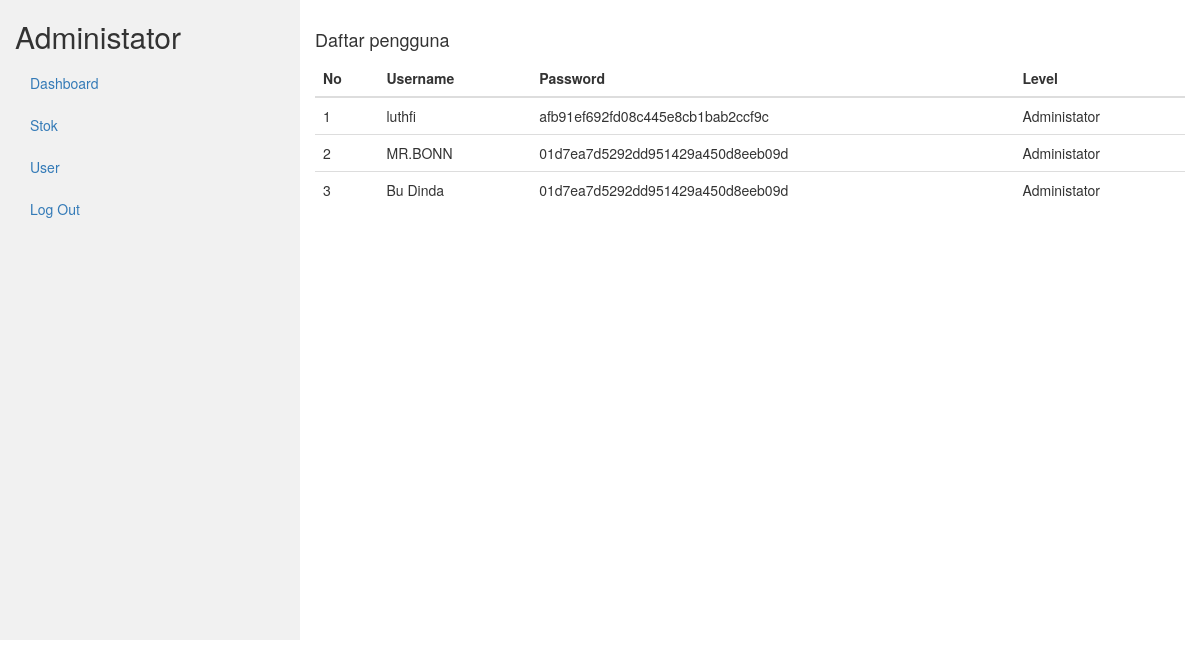
The page /petugas/index.php?page=user (signed in) on the database its author committed.
### tables this page shows
CREATE TABLE `user` (
  `UserID` int(11) NOT NULL,
  `Username` varchar(255) NOT NULL,
  `Password` varchar(255) NOT NULL,
  `Level` enum('Administator','Petugas') NOT NULL
);

### petugas/user.php (the view, shortened to what this page needs)
<div class="row">
        <div class="col-lg-12 grid-margin stretch-card">
              <div class="card">
                <div class="card-body">
                    <h4 class="card-title">Daftar pengguna</h4>
                    <div class="table-responsive">
                        <table class="table" id="dataTable" width="100%" cellspacing="0">
                            <thead>
                                <tr>
                                    <th>No</th>
                                    <th>Username</th>
                                    <th>Password</th>
                                    <th>Level</th>
                                </tr>
                            </thead>
                            <tbody>
                            <?php
                                $no = 1;
                                $sql = $koneksi->query("SELECT * FROM user");
                                while ($data= $sql->fetch_assoc()) {
                            ?>
                            <tr>
                                <td><?php echo $no++ ?></td>
                                <td><?php echo $data['Username']?></td>
                                <td><?php echo $data['Password']?></td>
                                <td><?php echo $data['Level']?></td>
                            </tr>
                            <?php } ?>
                            </tbody>
                        </table>
                    </div>
                </div>
            </div>
        </div>
    </div>

### petugas/index.php (shortened to what this page needs)
<?php
include "../koneksi/koneksi.php";
?>
<!DOCTYPE html>
<html lang="en">
<head>
    <link rel="stylesheet" href="../bootstrap-5.3.2-dist/bootstrap.min.css">
</head>
<body>
<div class="container-fluid">
  <div class="row content">
    <div class="col-sm-3 sidenav hidden-xs">
      <h2><?php echo $_SESSION['Level'] ?></h2>
      <ul class="nav nav-pills nav-stacked">
        <li><a href="index.php">Dashboard</a></li>
        <li><a href="?page=stok">Stok</a></li>
        <li><a href="?page=user">User</a></li>
        <li><a href="?page=logout">Log Out</a></li>
      </ul><br>
    </div>
    <br>
    <div class="col-sm-9">
        <?php
            if (isset($_GET['page'])) {
                $laman = $_GET['page'];
                switch ($laman) {
                    case 'user':
                        include "user.php";
                        break;
                }
            }
            else {
                include "dashboard.php";
            }
        ?>
    </div>
  </div>
</div>
</body>
</html>

### petugas/index.php (style rules this page uses)
.row.content { height: 640px }
.sidenav { background-color: #f1f1f1; height: 100%; }

### rows shown on the page
user: Username "luthfi", Password "afb91ef692fd08c445e8cb1bab2ccf9c", Level "Administator"
user: Username "MR.BONN", Password "01d7ea7d5292dd951429a450d8eeb09d", Level "Administator"
user: Username "Bu Dinda", Password "01d7ea7d5292dd951429a450d8eeb09d", Level "Administator"

### other values the page prints
$_SESSION['Level'] "Administator"
